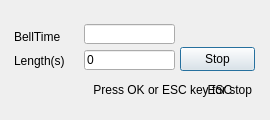
<ui version="4.0" >
 <class>BellDlg</class>
 <widget class="QDialog" name="BellDlg" >
  <property name="geometry" >
   <rect>
    <x>0</x>
    <y>0</y>
    <width>270</width>
    <height>120</height>
   </rect>
  </property>
  <property name="windowTitle" >
   <string>Dialog</string>
  </property>
  <widget class="QLabel" name="lblBackground" >
   <property name="geometry" >
    <rect>
     <x>0</x>
     <y>0</y>
     <width>270</width>
     <height>120</height>
    </rect>
   </property>
   <property name="text" >
    <string/>
   </property>
   <property name="pixmap" >
    <pixmap resource="../sb3000.qrc" >:/images/res/bg-inputbox.png</pixmap>
   </property>
   <property name="scaledContents" >
    <bool>true</bool>
   </property>
  </widget>
  <widget class="QPushButton" name="btnESC" >
   <property name="geometry" >
    <rect>
     <x>180</x>
     <y>47</y>
     <width>75</width>
     <height>24</height>
    </rect>
   </property>
   <property name="text" >
    <string>Stop</string>
   </property>
  </widget>
  <widget class="QLabel" name="lblBellTime" >
   <property name="geometry" >
    <rect>
     <x>14</x>
     <y>30</y>
     <width>70</width>
     <height>14</height>
    </rect>
   </property>
   <property name="text" >
    <string>BellTime</string>
   </property>
  </widget>
  <widget class="QLabel" name="lblBellLength" >
   <property name="geometry" >
    <rect>
     <x>14</x>
     <y>53</y>
     <width>70</width>
     <height>16</height>
    </rect>
   </property>
   <property name="text" >
    <string>Length(s)</string>
   </property>
  </widget>
  <widget class="QLineEdit" name="txtBellTime" >
   <property name="geometry" >
    <rect>
     <x>84</x>
     <y>24</y>
     <width>91</width>
     <height>20</height>
    </rect>
   </property>
   <property name="focusPolicy" >
    <enum>Qt::NoFocus</enum>
   </property>
   <property name="inputMask" >
    <string/>
   </property>
   <property name="readOnly" >
    <bool>true</bool>
   </property>
  </widget>
  <widget class="QLineEdit" name="txtBellLength" >
   <property name="geometry" >
    <rect>
     <x>84</x>
     <y>50</y>
     <width>91</width>
     <height>20</height>
    </rect>
   </property>
   <property name="focusPolicy" >
    <enum>Qt::NoFocus</enum>
   </property>
   <property name="text" >
    <string>0</string>
   </property>
   <property name="maxLength" >
    <number>3</number>
   </property>
   <property name="readOnly" >
    <bool>true</bool>
   </property>
  </widget>
  <widget class="QLabel" name="label" >
   <property name="geometry" >
    <rect>
     <x>21</x>
     <y>80</y>
     <width>231</width>
     <height>20</height>
    </rect>
   </property>
   <property name="text" >
    <string>Press OK or ESC key for stop</string>
   </property>
   <property name="alignment" >
    <set>Qt::AlignRight|Qt::AlignTrailing|Qt::AlignVCenter</set>
   </property>
  </widget>
  <widget class="QLabel" name="lblESC" >
   <property name="geometry" >
    <rect>
     <x>180</x>
     <y>70</y>
     <width>80</width>
     <height>40</height>
    </rect>
   </property>
   <property name="text" >
    <string/>
   </property>
   <property name="pixmap" >
    <pixmap resource="../sb3000.qrc" >:/images/res/bg-button1.png</pixmap>
   </property>
  </widget>
  <widget class="QLabel" name="lblESCTitle" >
   <property name="geometry" >
    <rect>
     <x>195</x>
     <y>76</y>
     <width>50</width>
     <height>28</height>
    </rect>
   </property>
   <property name="text" >
    <string>ESC</string>
   </property>
   <property name="alignment" >
    <set>Qt::AlignCenter</set>
   </property>
  </widget>
 </widget>
 <tabstops>
  <tabstop>txtBellTime</tabstop>
  <tabstop>txtBellLength</tabstop>
  <tabstop>btnESC</tabstop>
 </tabstops>
 <resources>
  <include location="../sb3000.qrc" />
 </resources>
 <connections/>
</ui>
